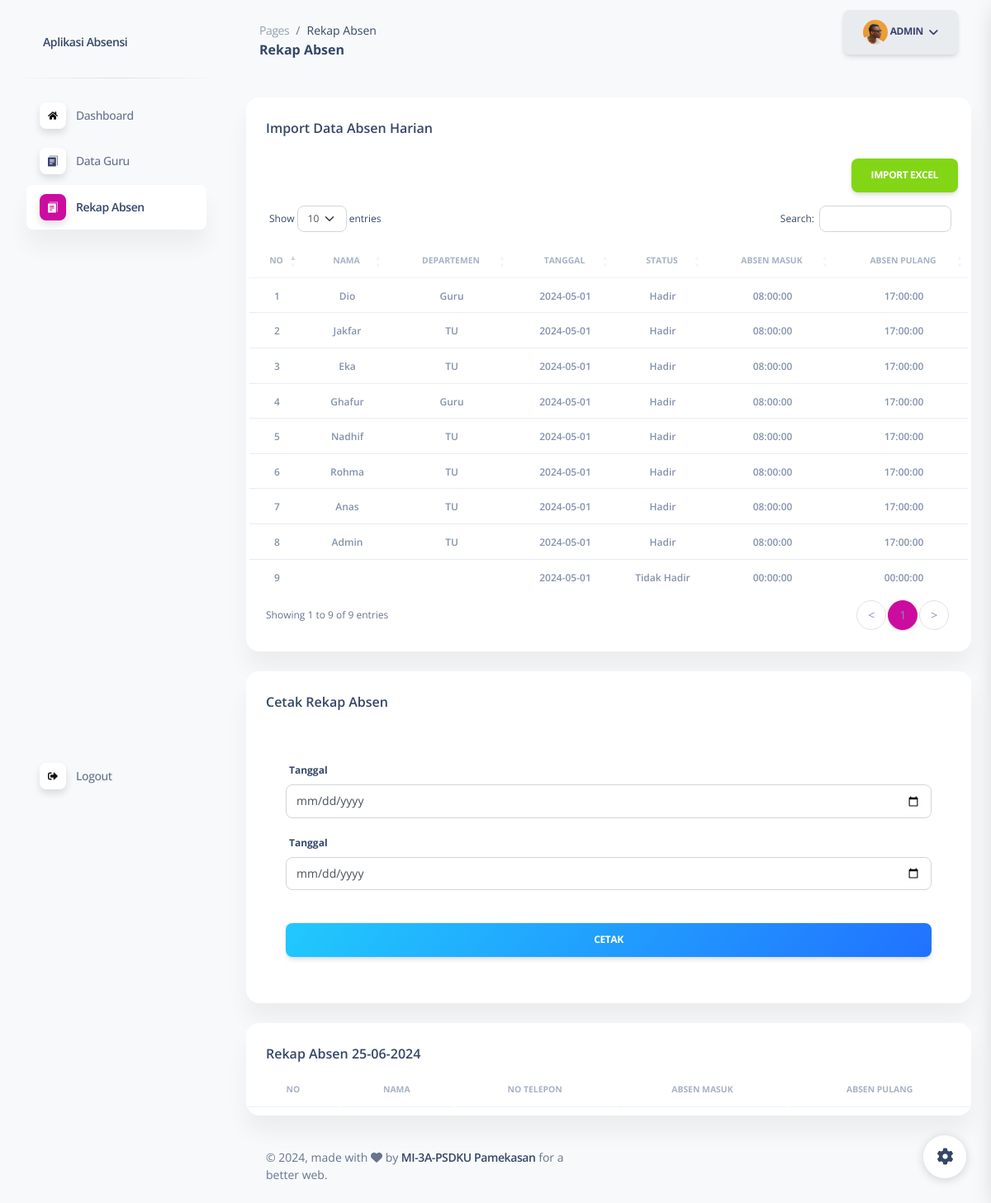
/user/index.php?page=rekapabsen (signed in), run on the app's committed database.
### tables this page shows
CREATE TABLE `pegawai` (
  `id_user` int(11) NOT NULL,
  `nik` varchar(100) NOT NULL,
  `username` varchar(225) NOT NULL,
  `password` varchar(225) NOT NULL,
  `nama_guru` varchar(255) NOT NULL,
  `tmp_lahir` varchar(100) NOT NULL,
  `tgl_lahir` varchar(100) NOT NULL,
  `alamat` varchar(100) NOT NULL,
  `jk` varchar(200) NOT NULL,
  `agama` varchar(100) NOT NULL,
  `nuptk` varchar(225) NOT NULL,
  `tlp` varchar(20) NOT NULL,
  `status_guru` varchar(100) NOT NULL,
  `role` int(11) NOT NULL
);

CREATE TABLE `laporan` (
  `id` int(11) NOT NULL,
  `nama` varchar(100) NOT NULL,
  `departemen` varchar(100) NOT NULL,
  `tanggal` date NOT NULL,
  `status` varchar(20) NOT NULL,
  `jam_masuk` time NOT NULL,
  `jam_keluar` time NOT NULL
);

### user/page/rekapabsen.php (the view, shortened to what this page needs)
<!DOCTYPE html>
<html lang="en">
<head>
</head>
<body>
<div class="row">
 <div class="col-12">
  <div class="card mb-4">
   <div class="card-header pb-0">
    <h6>Import Data Absen Harian</h6>
   </div>
   <div class="card-body px-0 pt-0 pb-2">
        <div class="row p-3">
            <div class="col-md-12 head">
                <div class="float-end">
                    <a href="javascript:void(0);" class="btn btn-success" onclick="formToggle('importFrm');"><i class="plus"></i> Import Excel</a>
                </div>
            </div>
    <div class="table-responsive p-0">
     <table id="example" class="table align-items-center mb-0">
     <thead>
        <tr>
            <th class="text-center text-uppercase text-secondary text-xxs font-weight-bolder opacity-7">No</th>
            <th class="text-center text-uppercase text-secondary text-xxs font-weight-bolder opacity-7">Nama</th>
            <th class="text-center text-uppercase text-secondary text-xxs font-weight-bolder opacity-7">Departemen</th>
            <th class="text-center text-uppercase text-secondary text-xxs font-weight-bolder opacity-7">Tanggal</th>
            <th class="text-center text-uppercase text-secondary text-xxs font-weight-bolder opacity-7">Status</th>
            <th class="text-center text-uppercase text-secondary text-xxs font-weight-bolder opacity-7">Absen Masuk</th>
            <th class="text-center text-uppercase text-secondary text-xxs font-weight-bolder opacity-7">Absen Pulang</th>
        </tr>
        </thead>
        <tbody>
        <?php
        $result = $conn->query("SELECT * FROM laporan");
        if($result->num_rows > 0){ $i=0;
            while($row = $result->fetch_assoc()){ $i++;
        ?>
            <tr>
                <td class="align-middle text-center"><span class="text-secondary text-xs font-weight-bold"><?php echo $i; ?></span></td>
                <td class="align-middle text-center"><span class="text-secondary text-xs font-weight-bold"><?php echo $row['nama']; ?></span></td>
                <td class="align-middle text-center"><span class="text-secondary text-xs font-weight-bold"><?php echo $row['departemen']; ?></span></td>
                <td class="align-middle text-center"><span class="text-secondary text-xs font-weight-bold"><?php echo $row['tanggal']; ?></span></td>
                <td class="align-middle text-center"><span class="text-secondary text-xs font-weight-bold"><?php echo $row['status']; ?></span></td>
                <td class="align-middle text-center"><span class="text-secondary text-xs font-weight-bold"><?php echo $row['jam_masuk']; ?></span></td>
                <td class="align-middle text-center"><span class="text-secondary text-xs font-weight-bold"><?php echo $row['jam_keluar']; ?></span></td>
            </tr>
        <?php } }else{ ?>
            <tr><td colspan="7">No absen(s) found...</td></tr>
        <?php } ?>
        </tbody>
     </table>
    </div>
    </div>
    </div>
  </div>
 </div>
</div>
</body>
</html>
<div class="row">
 <div class="col-12">
  <div class="card mb-4">
   <div class="card-header pb-0">
    <h6>Cetak Rekap Absen</h6>
   </div>
   <div class="card-body px-0 pt-0 pb-2">
    <div class="table-responsive p-5">
    <form role="form" action="cetak.php" method="post">
          <label>Tanggal</label>
                    <div class="mb-3">
                      <input type="date" class="form-control" placeholder="Username" name="tanggal1" aria-label="Username" aria-describedby="email-addon">
                    </div>
                    <label>Tanggal</label>
                    <div class="mb-3">
                      <input type="date" class="form-control" placeholder="Password" name="tanggal2" aria-label="Password" aria-describedby="password-addon">
                    </div>
                    <div class="text-center">
                      <button type="submit" class="btn bg-gradient-info w-100 mt-4 mb-0">Cetak</button>
                    </div>
                  </form>
    </div>
   </div>
  </div>
 </div>
</div>
<div class="row">
 <div class="col-12">
  <div class="card mb-4">
   <div class="card-header pb-0">
    <h6>Rekap Absen <?=date('d-m-Y')?></h6>
   </div>
   <div class="card-body px-0 pt-0 pb-2">
    <div class="table-responsive p-0">
     <table id="example" class="table align-items-center mb-0">
      <thead>
       <tr>
        <th class="text-center text-uppercase text-secondary text-xxs font-weight-bolder opacity-7">No</th>
        <th class="text-center text-uppercase text-secondary text-xxs font-weight-bolder opacity-7">Nama</th>
        <th class="text-center text-uppercase text-secondary text-xxs font-weight-bolder opacity-7">No Telepon</th>
        <th class="text-center text-uppercase text-secondary text-xxs font-weight-bolder opacity-7">Absen Masuk</th>
        <th class="text-center text-uppercase text-secondary text-xxs font-weight-bolder opacity-7">Absen Pulang</th>
       </tr>
      </thead>
     </table>
    </div>
   </div>
  </div>
 </div>
</div>

### user/temp/header.php (shortened to what this page needs)
<!DOCTYPE html>
<html lang="en">
<head>
 <link href="../assets/css/nucleo-icons.css" rel="stylesheet" />
 <link href="../assets/css/nucleo-svg.css" rel="stylesheet" />
 <link href="../assets/css/nucleo-svg.css" rel="stylesheet" />
 <link href="https://cdnjs.cloudflare.com/ajax/libs/twitter-bootstrap/5.3.0/css/bootstrap.min.css" rel="stylesheet" />
 <link href="https://cdn.datatables.net/1.13.6/css/dataTables.bootstrap5.min.css" rel="stylesheet" />
 <link id="pagestyle" href="../assets/css/1soft-ui-dashboard.min.css?v=1.1.1" rel="stylesheet" />
</head>
<body class="g-sidenav-show  bg-gray-100">
 <aside class="sidenav navbar navbar-vertical navbar-expand-xs border-0 border-radius-xl my-3 fixed-start ms-3 " id="sidenav-main">
  <div class="sidenav-header">
   <a class="navbar-brand m-0" href="../user/index.php?page=home" target="">
    <span class="ms-1 font-weight-bold">Aplikasi Absensi</span>
   </a>
  </div>
  <hr class="horizontal dark mt-0">
  <div class="collapse navbar-collapse  w-auto " style="height: calc(100vh);" id="sidenav-collapse-main">
   <ul class="navbar-nav">
    <li class="nav-item">
     <a class="nav-link  <?php if ($_GET['page'] == 'home') {
                          echo 'active';
                         } ?>" href="index.php?page=home">
      <div class="icon icon-shape icon-sm shadow border-radius-md bg-white text-center me-2 d-flex align-items-center justify-content-center">
      </div>
      <span class="nav-link-text ms-1">Dashboard</span>
     </a>
    </li>
    <?php if ($_SESSION['role'] == '1') { ?>
     <li class="nav-item">
      <a class="nav-link    <?php if ($_GET['page'] == 'dataguru') {
                             echo 'active';
                            } ?>" href="index.php?page=dataguru">
       <div class="icon icon-shape icon-sm shadow border-radius-md bg-white text-center me-2 d-flex align-items-center justify-content-center">
       </div>
       <span class="nav-link-text ms-1">Data Guru</span>
      </a>
     </li>
     <li class="nav-item">
      <a class="nav-link    <?php if ($_GET['page'] == 'rekapabsen') {
                             echo 'active';
                            } ?>" href="index.php?page=rekapabsen">
       <div class="icon icon-shape icon-sm shadow border-radius-md bg-white text-center me-2 d-flex align-items-center justify-content-center">
       </div>
       <span class="nav-link-text ms-1">Rekap Absen</span>
      </a>
     </li>
    <?php } ?>
   </ul>
  </div>
  <div class="mt-auto">
        <ul class="navbar-nav">
            <li class="nav-item">
                <a class="nav-link" href="../logout.php">
                    <div class="icon icon-shape icon-sm shadow border-radius-md bg-white text-center me-2 d-flex align-items-center justify-content-center">
                    </div>
                    <span class="nav-link-text ms-1">Logout</span>
                </a>
            </li>
        </ul>
    </div>
 </aside>

### user/index.php (shortened to what this page needs)
<?php
include("temp/header.php");
$page_title = "Dashboard";
$id = $_SESSION['user_id'];
       $query3 = "SELECT * FROM pegawai WHERE id_user='$id'";
       $sql3 = mysqli_query($conn, $query3);
       $data = mysqli_fetch_array($sql3);
if (isset($_GET['page'])) {
    switch ($_GET['page']) {
        case "rekapabsen":
            $page_title = "Rekap Absen";
            break;
    }
}
?>
<main class="main-content position-relative max-height-vh-100 h-100 border-radius-lg ">
 <nav class="navbar navbar-main navbar-expand-lg px-0 mx-4 shadow-none border-radius-xl" id="navbarBlur" navbar-scroll="true">
  <div class="container-fluid py-1 px-3">
   <nav aria-label="breadcrumb">
    <ol class="breadcrumb bg-transparent mb-0 pb-0 pt-1 px-0 me-sm-6 me-5">
     <li class="breadcrumb-item text-sm"><a class="opacity-5 text-dark" href="javascript:;">Pages</a></li>
     <li class="breadcrumb-item text-sm text-dark active" aria-current="page"><?php echo $page_title; ?></li>
    </ol>
    <h6 class="font-weight-bolder mb-0"><?php echo $page_title; ?></h6>
   </nav>
   <div class="dropdown">
                <a class="btn btn-light dropdown-toggle" href="#" role="button" id="dropdownMenuLink" data-bs-toggle="dropdown" aria-expanded="false">
                    <img src="../assets/img/team-2.jpg" class="rounded-circle" width="30" height="30"> <?php echo $data['username']; ?>
                </a>
            </div>
  </div>
 </nav>
 <div class="container-fluid py-4">
  <?php
  if (isset($_GET['page'])) {
   switch ($_GET['page']) {
    case "rekapabsen":
     include 'page/rekapabsen.php';
     break;
   }
  } else {
   include 'page/home.php';
  }
  ?>
<?php
include("temp/footer.php");
?>

### user/temp/footer.php (shortened to what this page needs)
<footer class="footer pt-3  ">
 <div class="container-fluid">
  <div class="row align-items-center justify-content-lg-between">
   <div class="col-lg-6 mb-lg-0 mb-4">
    <div class="copyright text-center text-sm text-muted text-lg-start">
     © ,
     made with <i class="fa fa-heart"></i> by
     <a class="font-weight-bold">MI-3A-PSDKU Pamekasan</a>
     for a better web.
    </div>
   </div>
  </div>
 </div>
</footer>
</div>
</main>
<div class="fixed-plugin">
 <a class="fixed-plugin-button text-dark position-fixed px-3 py-2">
  <i class="fa fa-cog py-2"> </i>
 </a>
</div>
</body>
</html>

### assets/css/nucleo-svg.css (style rules this page uses)
.icon { display: inline-block; color: #111111; height: 1em; width: 1em; }
.icon-sm { height: 0.8em; width: 0.8em; }
.icon { fill: currentColor; stroke: none; }

### data on the page
pegawai: username "ADMIN"
laporan: nama "Dio", departemen "Guru", tanggal "2024-05-01", status "Hadir", jam_masuk "08:00:00", jam_keluar "17:00:00"
laporan: nama "Jakfar", departemen "TU", tanggal "2024-05-01", status "Hadir", jam_masuk "08:00:00", jam_keluar "17:00:00"
laporan: nama "Eka", departemen "TU", tanggal "2024-05-01", status "Hadir", jam_masuk "08:00:00", jam_keluar "17:00:00"
laporan: nama "Ghafur", departemen "Guru", tanggal "2024-05-01", status "Hadir", jam_masuk "08:00:00", jam_keluar "17:00:00"
laporan: nama "Nadhif", departemen "TU", tanggal "2024-05-01", status "Hadir", jam_masuk "08:00:00", jam_keluar "17:00:00"
laporan: nama "Rohma", departemen "TU", tanggal "2024-05-01", status "Hadir", jam_masuk "08:00:00", jam_keluar "17:00:00"
laporan: nama "Anas", departemen "TU", tanggal "2024-05-01", status "Hadir", jam_masuk "08:00:00", jam_keluar "17:00:00"
laporan: nama "Admin", departemen "TU", tanggal "2024-05-01", status "Hadir", jam_masuk "08:00:00", jam_keluar "17:00:00"
laporan: tanggal "2024-05-01", status "Tidak Hadir", jam_masuk "00:00:00", jam_keluar "00:00:00"

### other printed values
$page_title "Rekap Absen"
